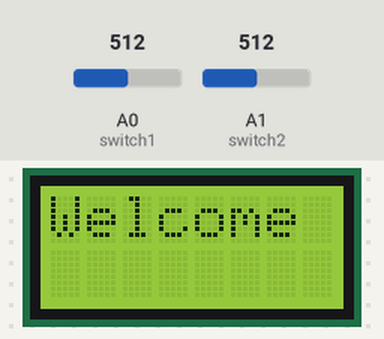
A sketch run on a simulated Arduino Uno, built with avr-gcc and run on an emulated ATmega328P. Parts: 8×2 character LCD. The inputs (shaded band) are chosen by the test bench; at power-on: A1 (switch2) = 512, A0 (switch1) = 512. What the sketch prints to the serial monitor is not drawn.

Above: at 1.2 s.
1.3 s: A1 (switch2) set to 0
At 2.5 s:
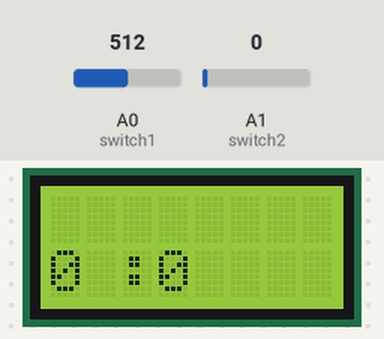
3.1 s: A1 (switch2) set to 69
At 4.95 s:
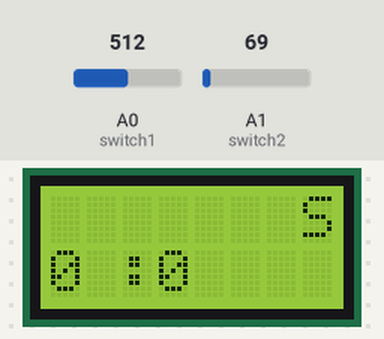
6.1 s: A1 (switch2) set to 0
At 6.27 s:
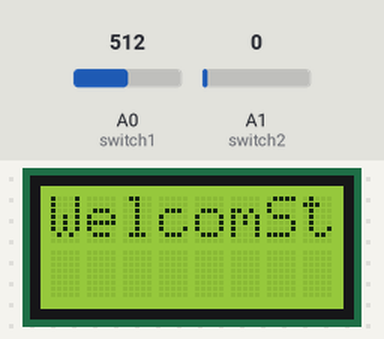
7.9 s: A1 (switch2) set to 122
At 9.75 s:
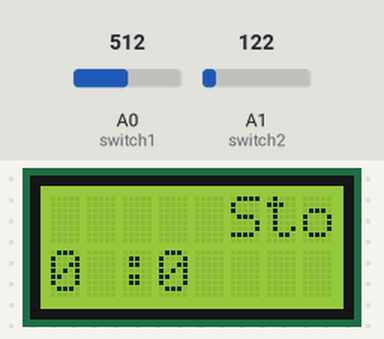
10.9 s: A0 (switch1) set to 104
12.4 s: A0 (switch1) set to 94
Timing chart, 0 to 15.4 s (numbered marks = the images above; inputs shaded):
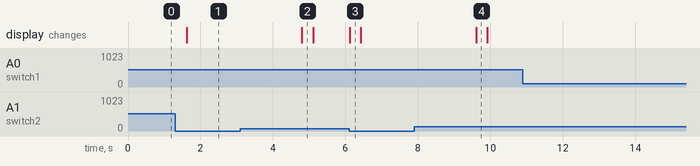

The sketch:

sketch_sep25a.ino
```cpp
// include the library code for LCD:
#include <LiquidCrystal.h>

int switch1 = A0, switch2 = A1; // initialize pins for switches
int sw1value, sw2value,x = 1, m = 0;

String welcome = "Stopwatch by Abin";

int stringStart, stringStop = 0;   //variables to allow scrolling
int scrollCursor = 8;

// initialize the library with the numbers of the interface pins
LiquidCrystal lcd(12, 11, 5, 4, 3, 2);

void setup() {
  pinMode(switch1, INPUT);
  pinMode(switch2, INPUT);
  // set up the LCD's number of columns and rows:
  lcd.begin(8, 2);
  lcd.print("Welcome"); //print message to LCD
  Serial.begin(9600);
}

void loop() {
  sw1value = analogRead(switch1);  //Read values from switch
  sw2value = analogRead(switch2);

  Serial.print("sw1:");    //Print inputs of switches to Serial Monitor
  Serial.print(sw1value);  //Switch Start/Pause
  Serial.print(" sw2:");
  Serial.println(sw2value);//Switch Resume/Reset

  lcd.setCursor(0,0);
  lcd.print("Welcome"); //Start screen

  //If "Start" is pressed
  if(sw1value > 0 && sw2value == 0)
  {
    //infinite loop
    do{

      //code to scroll just first line of LCD
    for(int i=0; i <= 59; i++){
      lcd.setCursor(scrollCursor, 0);
      lcd.print(welcome.substring(stringStart,stringStop));
      delay(300);
      lcd.clear();
      lcd.setCursor(0,1);
      lcd.print(m); // re-print minutes, as lcd was cleared
      if(stringStart == 0 && scrollCursor > 0){
       scrollCursor--;
    stringStop++;
  } else if (stringStart == stringStop){
    stringStart = stringStop = 0;
    scrollCursor = 8;
  } else if (stringStop == welcome.length() && scrollCursor == 0) {
    stringStart++;
  } else {
    stringStart++;
    stringStop++;
  }
  //if seconds reach "59" add "1" to minutes
      if(i >=59)
      {
        m= m+1;
        lcd.setCursor(0,1);
        lcd.print(m);
       }

    lcd.setCursor(2,1);
    lcd.print(":");
    lcd.setCursor(3, 1);
    lcd.print(i);

    sw2value = analogRead(switch2); //read switch values
    sw1value = analogRead(switch1);

    Serial.print("sw1:");
    Serial.print(sw1value);
    Serial.print("sw2:");
    Serial.println(sw2value);

    //if "Reset" is pressed Break loop
    //if "Pause" is pressed, pause code until "Resume" is pressed
    if(sw2value > 0){
      Serial.println("break");
      lcd.clear();
      break;
    }
    else if(sw1value > 0)
    {
      do{
        Serial.println("pause");
        sw2value = analogRead(switch2);
        if(sw2value > 0)
        {
          delay(1000);
          m = 0;
          break;
        }
      }while(x > 0);
    }

    delay(700); //delay of 0.7s; 0.3s from start of code total delay = 1s
  }
  }while(x > 0 && sw2value == 0);
  }
  }
```

Measured:
- after the input at 1.3 s, the display: changes after 0.32 s (image 1)
- after the input at 3.1 s, the display: changes after 1.7 s (image 2)
- after the input at 6.1 s, the display: changes at once (image 3)
- after the input at 7.9 s, the display: changes after 1.7 s (image 4)
- after the input at 10.9 s, every drawn part: stays the same
- after the input at 12.4 s, every drawn part: stays the same
